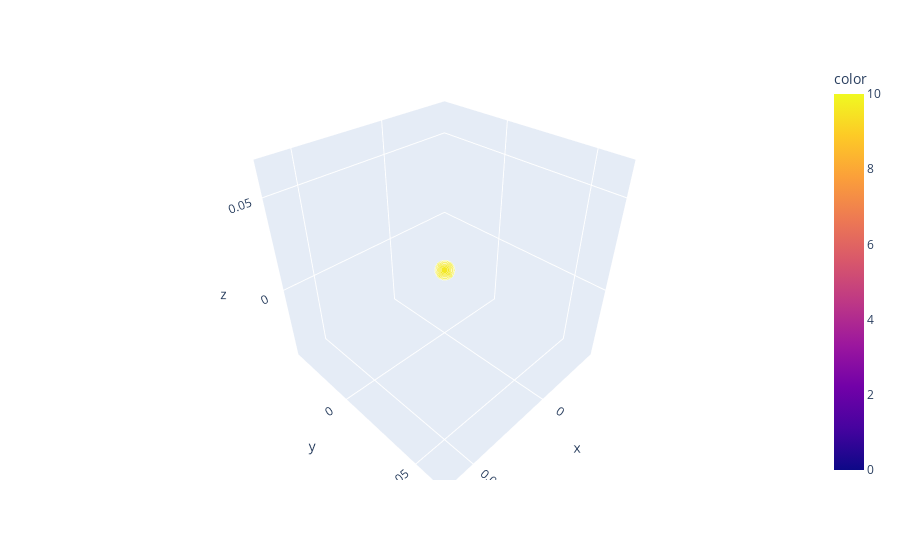

This figure's notebook cell:
### Code cell
labels_average = np.zeros((11, 3))
for i in range(11):
    labels_average[i] = np.average(embedding[labels==i])
fig = px.scatter_3d(x=labels_average[:, 0],y=labels_average[:,1], z= labels_average[:,2], color=np.arange(11), size=count)
fig.show()

### Figure 1 — Plotly figure (JSON) as saved in the notebook; plotly's stock layout.template omitted (floating-point values rounded to 4 significant figures)
{"data": [{"hovertemplate": "x=%{x}<br>y=%{y}<br>z=%{z}<br>size=%{marker.size}<br>color=%{marker.color}<extra></extra>", "legendgroup": "", "marker": {"color": [0, 1, 2, 3, 4, 5, 6, 7, 8, 9, 10], "coloraxis": "coloraxis", "size": [0, 1, 2, 3, 4, 5, 6, 7, 8, 9, 10], "sizemode": "area", "sizeref": 0.025, "symbol": "circle"}, "mode": "markers", "name": "", "scene": "scene", "showlegend": false, "type": "scatter3d", "x": [0.007922, 0.001901, -0.001306, -0.02819, -0.03998, 0.06411, -0.02863, 0.03782, 0.01198, -0.01383, 0.01937], "y": [0.007922, 0.001901, -0.001306, -0.02819, -0.03998, 0.06411, -0.02863, 0.03782, 0.01198, -0.01383, 0.01937], "z": [0.007922, 0.001901, -0.001306, -0.02819, -0.03998, 0.06411, -0.02863, 0.03782, 0.01198, -0.01383, 0.01937]}], "layout": {"coloraxis": {"colorbar": {"title": {"text": "color"}}, "colorscale": [[0, "#0d0887"], [0.1111, "#46039f"], [0.2222, "#7201a8"], [0.3333, "#9c179e"], [0.4444, "#bd3786"], [0.5556, "#d8576b"], [0.6667, "#ed7953"], [0.7778, "#fb9f3a"], [0.8889, "#fdca26"], [1, "#f0f921"]]}, "legend": {"itemsizing": "constant", "tracegroupgap": 0}, "margin": {"t": 60}, "scene": {"domain": {"x": [0, 1], "y": [0, 1]}, "xaxis": {"title": {"text": "x"}}, "yaxis": {"title": {"text": "y"}}, "zaxis": {"title": {"text": "z"}}}}}
